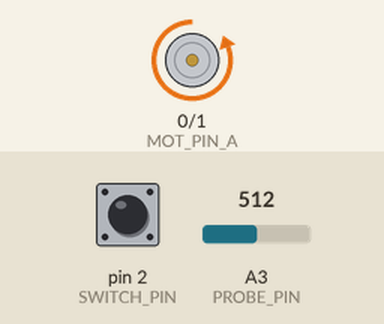
The sketch below on a simulated Arduino Uno, built with avr-gcc and run on an emulated ATmega328P. Parts: motor-driver pin pairs drawn as motors (green arrow = first pin HIGH = forward, orange = second pin HIGH = backward, longer = more drive). Inputs (shaded band) come from the test bench; at power-on: pin 2 (SWITCH_PIN) LOW, A3 (PROBE_PIN) = 512.

Above: at 1.2 s.
1.3 s: pin 2 (SWITCH_PIN) pulled HIGH for 0.15 s
At 1.37 s:
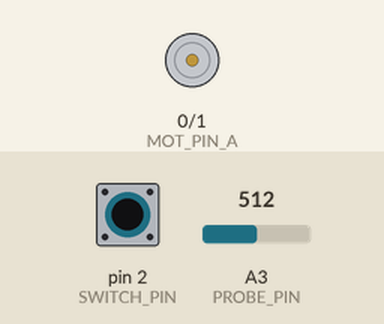
2.9 s: pin 2 (SWITCH_PIN) pulled HIGH for 3.2 s
At 6.4 s:
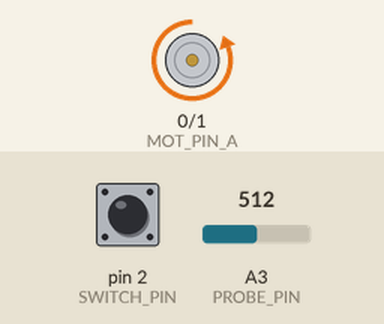
Timing chart, 0 to 7.9 s (numbered marks = the images above; inputs shaded):
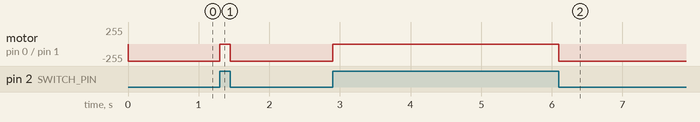

The sketch:

timerTiny.ino
```cpp
/**
    Chemical Timer Action - Mission Possible MK2
    Ward Melville HS Science Olympiad - Team A - 2017-2018
    expTiny.ino
    Purpose: Turns on a motor when the input is recieved. Turns it off when a switch is hit.

    @author David Cutting
    @version 0.1 1/4/2018
*/

// Definitions for microcontroller pin numbers
const int MOT_PIN_A = 0;
const int MOT_PIN_B = 1;
const int PROBE_PIN = 3;
const int SWITCH_PIN = 2;

// Variables for states of the pins
bool outState = LOW;

void setup() {
  // Set the microcontroller pins as either inputs or outputs
  pinMode(MOT_PIN_A, OUTPUT);
  pinMode(MOT_PIN_B, OUTPUT);
  pinMode(PROBE_PIN, INPUT);

  // Set the output pin to low

  digitalWrite(MOT_PIN_A, LOW); // Write the output pin to LOW
  digitalWrite(MOT_PIN_B, LOW); // Write the output pin to LOW
}

void loop() {
  if(digitalRead(SWITCH_PIN)) {
    digitalWrite(MOT_PIN_A, LOW);
    digitalWrite(MOT_PIN_B, LOW);
  }
  else if(analogRead(PROBE_PIN) >= 500) {
    digitalWrite(MOT_PIN_A, LOW);
    digitalWrite(MOT_PIN_B, HIGH);
  }
}
```

Measured:
- after the input at 1.3 s, motor on pin 0 (MOT_PIN_A) / pin 1 (MOT_PIN_B): backward 255/255 → stopped at once, → backward 255/255 0.15 s later
- after the input at 2.9 s, motor on pin 0 (MOT_PIN_A) / pin 1 (MOT_PIN_B): backward 255/255 → stopped at once, → backward 255/255 3.2 s later
